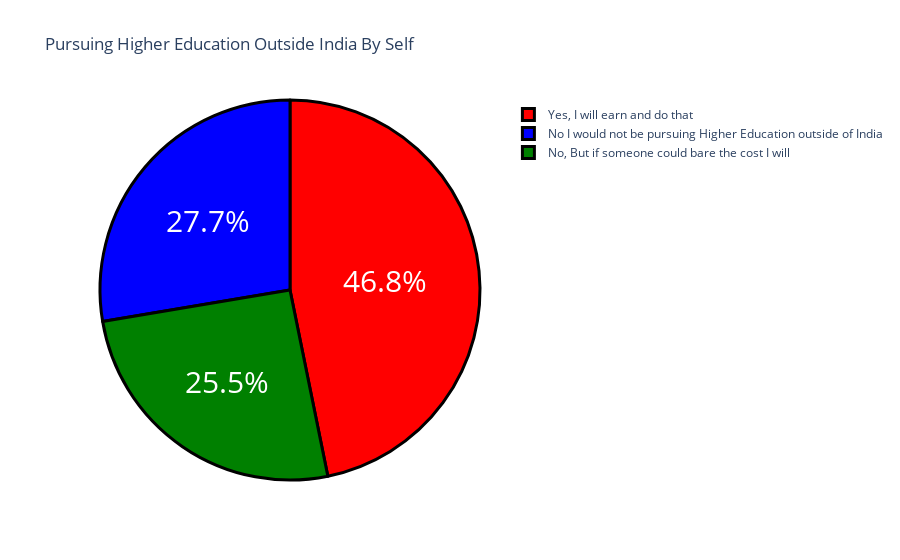

Notebook code cell kept with this figure:
### Markdown cell above
Statement 3: Pursuing Higher Education Outside India With Their Investment

### Code cell
higher_education='Would you definitely pursue a Higher Education / Post Graduation outside of India ? If only you have to self sponsor it.'
higher_education=data[higher_education].value_counts()
higher_education
label=higher_education.index
counts=higher_education.values
colors=['red','blue','green']
fig=go.Figure(data=[go.Pie(labels=label,values=counts)])
fig.update_layout(title_text="Pursuing Higher Education Outside India By Self")
fig.update_traces(hoverinfo='value+percent',textinfo='percent',textfont_size=30,
                  marker=dict(colors=colors,line=dict(color='black',width=3)))

### Figure 1 — Plotly figure (JSON) as saved in the notebook; plotly's stock layout.template omitted (floating-point values rounded to 4 significant figures)
{"data": [{"hoverinfo": "value+percent", "labels": ["Yes, I will earn and do that", "No I would not be pursuing Higher Education outside of India", "No, But if someone could bare the cost I will"], "marker": {"colors": ["red", "blue", "green"], "line": {"color": "black", "width": 3}}, "textfont": {"size": 30}, "textinfo": "percent", "type": "pie", "values": [110, 65, 60]}], "layout": {"title": {"text": "Pursuing Higher Education Outside India By Self"}}}
